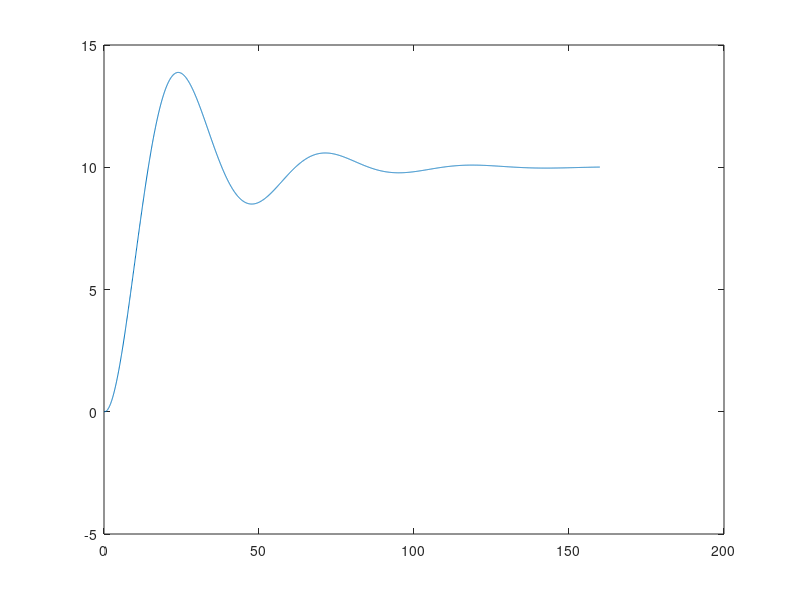

Source code (MATLAB):
clear; clc;

analytical_solution = @(t) ((15*exp(-t*(16699/(8100*(2185507/729000 - (1095697^(1/2)*4860000^(1/2))/4860000)^(1/3)) + (2185507/729000 - (1095697^(1/2)*4860000^(1/2))/4860000)^(1/3) + 133/90))*(349045200000*(2185507/729000 - (1095697^(1/2)*4860000^(1/2))/4860000)^(5/3) - 31430107800*(2185507/729000 - (1095697^(1/2)*4860000^(1/2))/4860000)^(1/3) - 1054909875600*(2185507/729000 - (1095697^(1/2)*4860000^(1/2))/4860000)^(2/3) - 2364*1095697^(1/2)*4860000^(1/2) + 53067*1095697^(1/2)*4860000^(1/2)*(2185507/729000 - (1095697^(1/2)*4860000^(1/2))/4860000)^(1/3) + 35910*1095697^(1/2)*4860000^(1/2)*(2185507/729000 - (1095697^(1/2)*4860000^(1/2))/4860000)^(2/3) + 34443590320))/((8100*(2185507/729000 - (1095697^(1/2)*4860000^(1/2))/4860000)^(2/3) + 16699)*(135261900*(2185507/729000 - (1095697^(1/2)*4860000^(1/2))/4860000)^(2/3) + 65610000*(2185507/729000 - (1095697^(1/2)*4860000^(1/2))/4860000)^(4/3) + 278856601)) - (exp(t*(16699/(16200*(2185507/729000 - (1095697^(1/2)*4860000^(1/2))/4860000)^(1/3)) + (2185507/729000 - (1095697^(1/2)*4860000^(1/2))/4860000)^(1/3)/2 - 133/90))*cos((3^(1/2)*t*(16699/(8100*(2185507/729000 - (1095697^(1/2)*4860000^(1/2))/4860000)^(1/3)) - (2185507/729000 - (1095697^(1/2)*4860000^(1/2))/4860000)^(1/3)))/2)*(11970*(2185507/729000 - (1095697^(1/2)*4860000^(1/2))/4860000)^(1/3) + 8100*(2185507/729000 - (1095697^(1/2)*4860000^(1/2))/4860000)^(2/3) + 16699)*(399*1095697^(1/2)*4860000^(1/2) - 3997740600*(2185507/729000 - (1095697^(1/2)*4860000^(1/2))/4860000)^(1/3) + 10820952000*(2185507/729000 - (1095697^(1/2)*4860000^(1/2))/4860000)^(2/3) + 2624400000*(2185507/729000 - (1095697^(1/2)*4860000^(1/2))/4860000)^(4/3) + 5340815420))/(6*(8100*(2185507/729000 - (1095697^(1/2)*4860000^(1/2))/4860000)^(2/3) + 16699)*(135261900*(2185507/729000 - (1095697^(1/2)*4860000^(1/2))/4860000)^(2/3) + 65610000*(2185507/729000 - (1095697^(1/2)*4860000^(1/2))/4860000)^(4/3) + 278856601)) - (3^(1/2)*exp(t*(16699/(16200*(2185507/729000 - (1095697^(1/2)*4860000^(1/2))/4860000)^(1/3)) + (2185507/729000 - (1095697^(1/2)*4860000^(1/2))/4860000)^(1/3)/2 - 133/90))*sin((3^(1/2)*t*(16699/(8100*(2185507/729000 - (1095697^(1/2)*4860000^(1/2))/4860000)^(1/3)) - (2185507/729000 - (1095697^(1/2)*4860000^(1/2))/4860000)^(1/3)))/2)*(11970*(2185507/729000 - (1095697^(1/2)*4860000^(1/2))/4860000)^(1/3) + 8100*(2185507/729000 - (1095697^(1/2)*4860000^(1/2))/4860000)^(2/3) + 16699)*(399*1095697^(1/2)*4860000^(1/2) - 3997740600*(2185507/729000 - (1095697^(1/2)*4860000^(1/2))/4860000)^(1/3) + 5410476000*(2185507/729000 - (1095697^(1/2)*4860000^(1/2))/4860000)^(2/3) - 5813448620))/(6*(8100*(2185507/729000 - (1095697^(1/2)*4860000^(1/2))/4860000)^(2/3) - 16699)*(135261900*(2185507/729000 - (1095697^(1/2)*4860000^(1/2))/4860000)^(2/3) + 65610000*(2185507/729000 - (1095697^(1/2)*4860000^(1/2))/4860000)^(4/3) + 278856601)) + 10);
% analytical_solution = @(t) (10.0 - 9.99*exp(-0.03991*t)*cos(0.1325*t) - 3.348*exp(-0.03991*t)*sin(0.1325*t) - 0.01028*exp(-4.354*t));

a0=1;
a1=4.4;
a2=53.2;
a3=12;
u=10;
X0 = [0; 0; 0];

z1 = (-a0/a3);
z2 = (-a1/a3);
z3 = (-a2/a3);
z4 = (1/a3);

A=[0 1 0; 0 0 1; z1 z2 z3];
B=[0;0;z4];
E = eye(3);
h=0.05;
t=0;
X = (A*X0+B*u)*h+X0;
Y_bashfort_solution=[];
X_bashfort_solution=[];

Y_analytical_solution=[];
X_analytical_solution=[];
i=1;
while t<=160
    X_next=X+h*((3/2)*(A*X+B*u)-(1/2)*(A*X0+B*u));
    X_bashfort_solution(i,:)=X_next(1);
    Y_bashfort_solution(i,:)=t;
    
    Y_analytical_solution(i,:)=t;
    X_analytical_solution(i,:)=analytical_solution(t);

    X0=X;
    X=X_next;
    t=t+h;
    i=i+1;
end
difference_solution=abs(X_analytical_solution-X_bashfort_solution);
% plot(Y_bashfort_solution,X_bashfort_solution)
plot(Y_analytical_solution, X_analytical_solution)
% plot(Y_analytical_solution, difference_solution)
